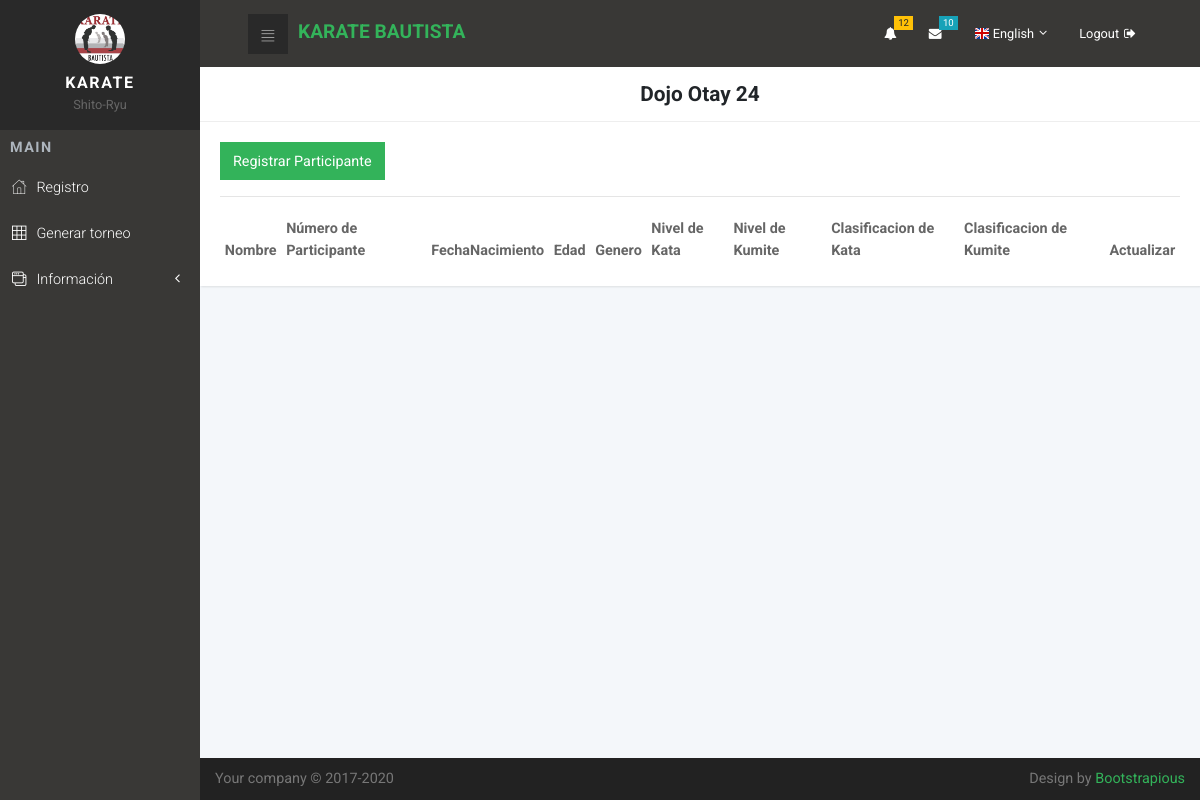
Page /participante/dojo/2 on the earlier database version.
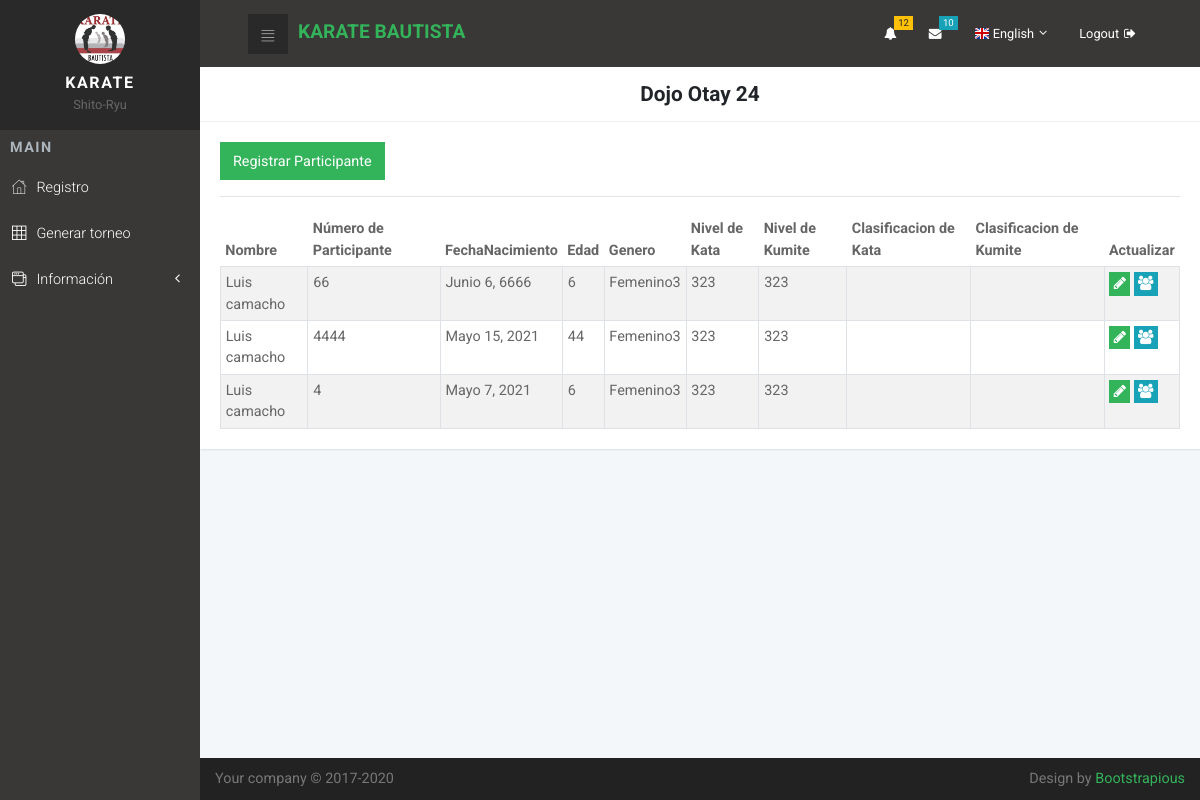
Same page on the later database version.
### dojo/models.py (models this page shows, shortened)
class DojoModel(models.Model):
    NombreDojo = models.CharField(max_length=50, verbose_name="Nombre")
    NombreSensei= models.CharField(max_length=50, verbose_name="Sensei")
    Tel= models.IntegerField(verbose_name="Tel.")
    create = models.DateTimeField(auto_now_add=True, verbose_name="Creación")
    update = models.DateTimeField(auto_now=True, verbose_name="Actualización")

### participante/models.py (models this page shows, shortened)
class ParticipanteModel(models.Model):
    Nombre = models.CharField(max_length=50, verbose_name="Nombre")
    NumParticipante = models.IntegerField(verbose_name="NumParticipante")
    FechaNacimiento= models.DateField(verbose_name="Fecha Nacimiento")
    Edad = models.IntegerField(verbose_name="Edad")
    generoModel = models.ForeignKey(GeneroModel,verbose_name="Genero", on_delete=models.RESTRICT)
    Peso = models.IntegerField(verbose_name="Peso")
    dojoModel=models.ForeignKey("dojo.DojoModel", verbose_name="Dojo", on_delete=models.RESTRICT)
    nivelKata = models.ForeignKey(NivelModel, verbose_name="NivelKata", on_delete=models.RESTRICT, related_name="nivelKata")
    nivelKumite= models.ForeignKey(NivelModel, verbose_name="NivelKumite", on_delete=models.RESTRICT, related_name="nivelKumite")
    clasificacionKata = models.ForeignKey(ClasificacionKarateModel,verbose_name="NivelKata", on_delete=models.RESTRICT, related_name="clasificacionKata")
    clasificacionKumite= models.ForeignKey(ClasificacionKarateModel,verbose_name="NivelKumite", on_delete=models.RESTRICT,related_name="clasificacionKumite")
    create = models.DateTimeField(auto_now_add=True, verbose_name="Creación")
    update = models.DateTimeField(auto_now=True, verbose_name="Actualización")
    class Meta():
        verbose_name = "Dojo"
        verbose_name_plural = "Dojos"
        ordering = ["-create"]

### administrador/models.py (models this page shows)
class GeneroModel(models.Model):
    Descripcion =  models.CharField(max_length=50, verbose_name="Nombre")
    create = models.DateTimeField(auto_now_add=True, verbose_name="Creación")
    update = models.DateTimeField(auto_now=True, verbose_name="Actualización")
    class Meta():
        verbose_name = "Genero"
        verbose_name_plural = "Generos"
        ordering = ["-create"]
    def __str__(self):
        return self.Descripcion

class NivelModel(models.Model):
    Descripcion =  models.CharField(max_length=50, verbose_name="Nombre")
    create = models.DateTimeField(auto_now_add=True, verbose_name="Creación")
    update = models.DateTimeField(auto_now=True, verbose_name="Actualización")
    class Meta():
        verbose_name = "Nivel"
        verbose_name_plural = "Niveles"
        ordering = ["-create"]
    def __str__(self):
        return self.Descripcion

### participante/views.py (the view)
# urls.py: path('dojo/<int:pk>', Participante_Dojo_List.as_view(), name='dojolist'),
class Participante_Dojo_List(ListView):
    template_name = 'participante/participante_dojo_list.html'
    model = DojoModel
    def get_queryset(self):
        qs = super().get_queryset()
        qss = get_object_or_404(qs.filter(pk=self.kwargs['pk']))
        return qss
    def get_context_data(self, **kwargs):
        context = super().get_context_data(**kwargs)
        context['QueryParticipante'] = ParticipanteModel.objects.filter(dojoModel=self.kwargs['pk'])
        return context

### participante/templates/participante/participante_dojo_list.html (shortened to what this page needs)
{% extends 'Core/base.html' %}
{% block content %}
<div class="card">
  <div class="card-header text-center">
    <h2>{{object_list.NombreDojo}}</h2>
  </div>
  <div class="card-body">
    <button id="create-participante" class="btn btn-primary" type="buttton">Registrar Participante</button>
    <hr>
    <div class="table-responsive">
      <table id="table_id" class="table table-striped table-sm table-bordered">
        <thead>
          <tr>
            <th>Nombre</th>
            <th>Número de Participante</th>
            <th>FechaNacimiento</th>
            <th>Edad</th>
            <th>Genero</th>
            <th>Nivel de Kata</th>
            <th>Nivel de Kumite</th>
            <th>Clasificacion de Kata</th>
            <th>Clasificacion de Kumite</th>
            <th>Actualizar</th>
          </tr>
        </thead>
        <tbody>
          {% for form_n in QueryParticipante %}
          <tr>
            <td>{{form_n.Nombre}}</td>
            <td>{{form_n.NumParticipante}}</td>
            <td>{{form_n.FechaNacimiento}}</td>
            <td>{{form_n.Edad}}</td>
            <td>{{form_n.generoModel}}</td>
            <td>{{form_n.nivelKata}}</td>
            <td>{{form_n.nivelKumite}}</td>
            <td>{{form_n.clasificacionkata}}</td>
            <td>{{form_n.clasificacionkumite}}</td>
            <td>
              <button type="button" style="padding: 0rem 0.2rem" class="update-dojo bs-modal btn btn-primary"
                data-form-url="{% url 'dojo:update' form_n.pk %}">
                <span class="fa fa-pencil"></span>
              </button>
              <a type="button" style="padding: 0rem 0.2rem" class=" btn btn-info"
                href="{% url 'dojo:view' form_n.pk %}">
                <span class="fa fa-users" aria-hidden="true"></span></a>
            </td>
          </tr>
          {% endfor %}
        </tbody>
      </table>
    </div>
  </div>
</div>
{% endblock %}

### core/templates/core/base.html (shortened to what this page needs)
<!DOCTYPE html>
<html lang="es">
  <head>
    {% load static %}
    <link rel="stylesheet" href="{% static 'core/vendor/bootstrap/css/bootstrap.min.css' %}">
    <link rel="stylesheet" href="{% static 'core/vendor/font-awesome/css/font-awesome.min.css' %}">
    <link rel="stylesheet" href="{% static 'core/css/fontastic.css' %}">
    <link rel="stylesheet" href="{% static 'core/css/grasp_mobile_progress_circle-1.0.0.min.css' %}">
    <link rel="stylesheet" href="{% static 'core/vendor/malihu-custom-scrollbar-plugin/jquery.mCustomScrollbar.css' %}">
    <link rel="stylesheet" href="{% static 'core/css/style.default.css' %}" id="theme-stylesheet">
    <link href="https://cdn.syncfusion.com/ej2/material.css" rel="stylesheet" />
    <link rel="stylesheet" type="text/css" href="https://cdn.datatables.net/v/dt/dt-1.10.24/datatables.min.css"/>
    <link rel="stylesheet" href="https://cdn.jsdelivr.net/npm/bootstrap-icons@1.5.0/font/bootstrap-icons.css">
  </head>
  <body>
    <nav class="side-navbar">
      <div class="side-navbar-wrapper">
        <div class="sidenav-header d-flex align-items-center justify-content-center">
          <div class="sidenav-header-inner text-center"><img src="{% static 'core/img/LogoBautista.JPG' %}" alt="person" class="img-fluid rounded-circle">
            <h2 class="h5">KARATE</h2><span>Shito-Ryu</span>
          </div>
        </div>
        <div class="main-menu">
          <h5 class="sidenav-heading">Main</h5>
          <ul id="side-main-menu" class="side-menu list-unstyled">
            <li><a href="index.html"> <i class="icon-home"></i>Registro                             </a></li>
            <li><a href="tables.html"> <i class="icon-grid"></i>Generar torneo                           </a></li>
            <li><a href="#exampledropdownDropdown" aria-expanded="false" data-toggle="collapse"> <i class="icon-interface-windows"></i>Información </a>
            </li>
          </ul>
        </div>
      </div>
    </nav>
    <div class="page">
      <header class="header">
        <nav class="navbar">
          <div class="container-fluid">
            <div class="navbar-holder d-flex align-items-center justify-content-between">
              <div class="navbar-header"><a id="toggle-btn" href="#" class="menu-btn"><i class="icon-bars"> </i></a><a href="index.html" class="navbar-brand">
                  <div class="brand-text d-none d-md-inline-block"><strong class="text-primary">KARATE BAUTISTA</strong></div></a></div>
              <ul class="nav-menu list-unstyled d-flex flex-md-row align-items-md-center">
                <li class="nav-item dropdown"> <a id="notifications" rel="nofollow" data-target="#" href="#" data-toggle="dropdown" aria-haspopup="true" aria-expanded="false" class="nav-link"><i class="fa fa-bell"></i><span class="badge badge-warning">12</span></a>
                </li>
                <li class="nav-item dropdown"> <a id="messages" rel="nofollow" data-target="#" href="#" data-toggle="dropdown" aria-haspopup="true" aria-expanded="false" class="nav-link"><i class="fa fa-envelope"></i><span class="badge badge-info">10</span></a>
                </li>
                <li class="nav-item dropdown"><a id="languages" rel="nofollow" data-target="#" href="#" data-toggle="dropdown" aria-haspopup="true" aria-expanded="false" class="nav-link language dropdown-toggle"><img src="{% static 'core/img/flags/16/GB.png' %}" alt="English"><span class="d-none d-sm-inline-block">English</span></a>
                </li>
                <li class="nav-item"><a href="login.html" class="nav-link logout"> <span class="d-none d-sm-inline-block">Logout</span><i class="fa fa-sign-out"></i></a></li>
              </ul>
            </div>
          </div>
        </nav>
      </header>
    {% block content %} {% endblock %}
      <footer class="main-footer">
        <div class="container">
          <div class="row">
            <div class="col-sm-6">
              <p>Your company &copy; 2017-2020</p>
            </div>
            <div class="col-sm-6 text-right">
              <p>Design by <a href="https://bootstrapious.com/p/bootstrap-4-dashboard" class="external">Bootstrapious</a></p>
            </div>
          </div>
        </div>
      </footer>
    </div>
  </body>
</html>

Differences in the rows shown:
added ParticipanteModel: Nombre "Luis camacho", NumParticipante "66", FechaNacimiento "Junio 6, 6666", Edad "6", generoModel "Femenino3", nivelKata "323", nivelKumite "323"
added ParticipanteModel: Nombre "Luis camacho", NumParticipante "4444", FechaNacimiento "Mayo 15, 2021", Edad "44", generoModel "Femenino3", nivelKata "323", nivelKumite "323"
added ParticipanteModel: Nombre "Luis camacho", NumParticipante "4", FechaNacimiento "Mayo 7, 2021", Edad "6", generoModel "Femenino3", nivelKata "323", nivelKumite "323"
